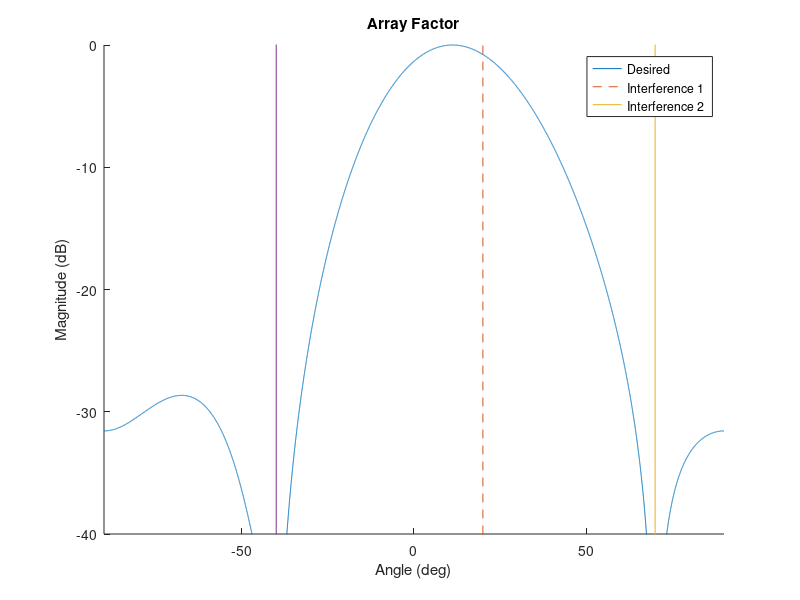
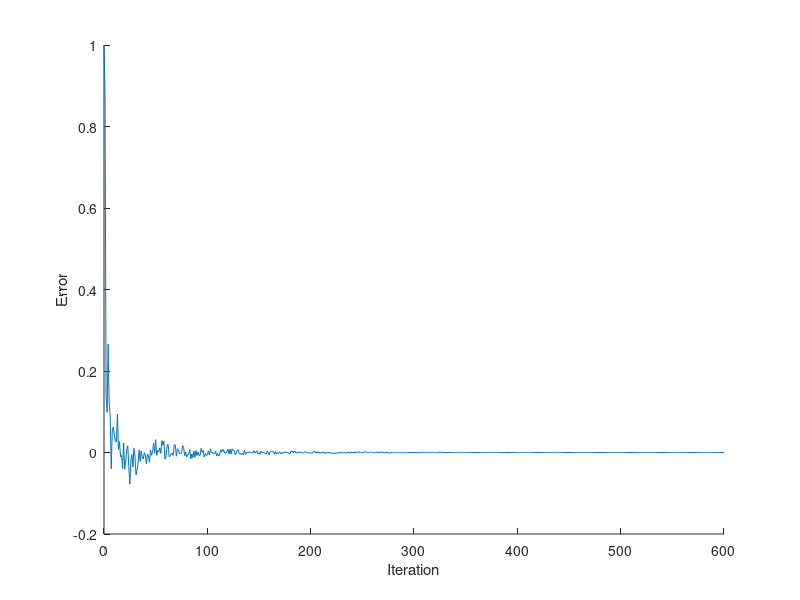
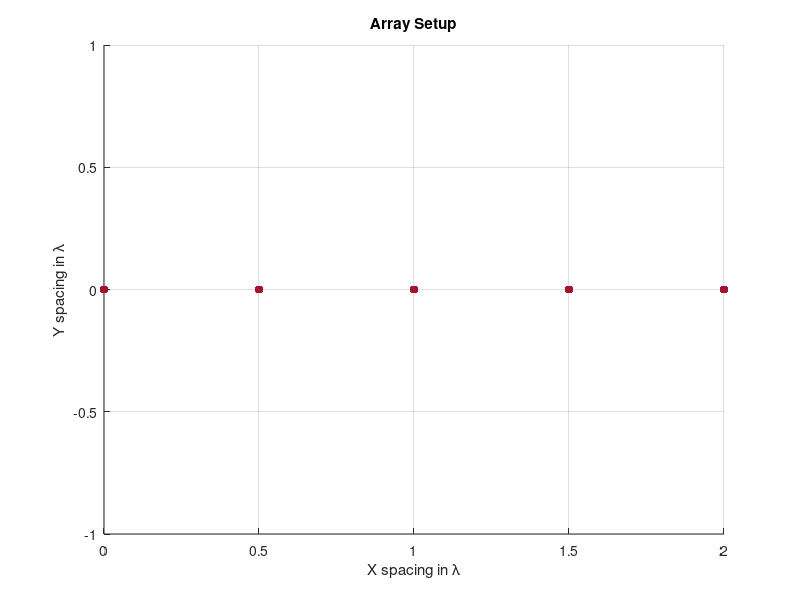
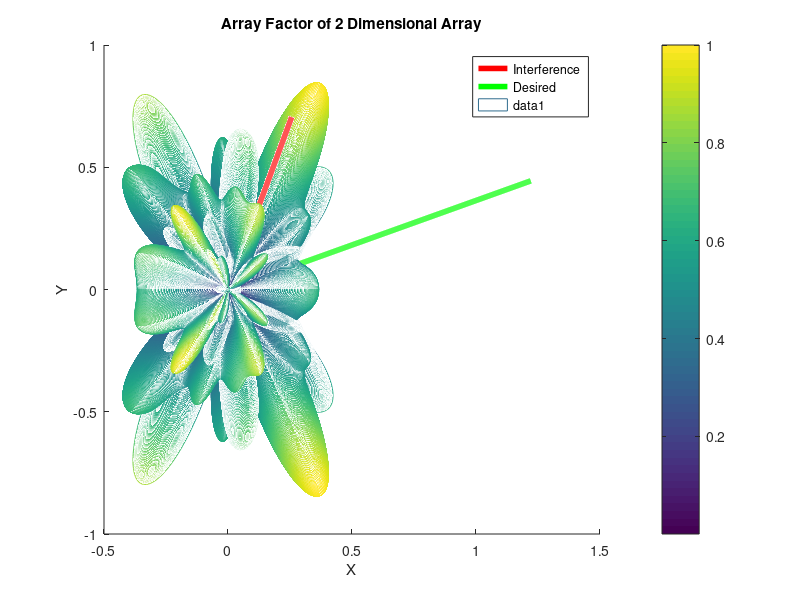

The MATLAB script that drew these images, in order:
close all;
clear all;

%% Parameters
d = 0.5; % Spacing between elements
N = 4; % Number of antenna elements
res = 10000; % Number of steps
M = 600; % Loop iterations

lambda = 0.99; % Forgetting factor

n = 0:N-1;

angle_d = 20; % Desired signal angle in degrees
angle_I1 = 70; % First interfernace signal angle in degrees
angle_I2 = -40; % Second interfernace signal angle in degrees

% Converting angles from degrees to radians
angle_d = deg2rad(angle_d);
angle_I1 = deg2rad(angle_I1);
angle_I2 = deg2rad(angle_I2);


%% Desired Signal
Ts = 1e-3; % Sampling frequency
t = 0:res-1; % Samples
A = 1; % Amplitude

S = A * cos(2 * pi * t * Ts); % Desired signal


%% Interferance Signals

AI1 = 5; % Amplitude of the first interferance angle
AI2 = 5; % Amplitude of the second interferance angle

I1 = AI1 * rand(1, res) - 0.5 * AI1; % Interferance signal 1
I2 = AI2 * rand(1, res) - 0.5 * AI2; % Interferance Signal 2


%% Steering Vectors

a_d =  exp(-1j * 2 * pi * d * n' * sin(angle_d)); % Desired direction
a_i1 = exp(-1j * 2 * pi * d * n' * sin(angle_I1)); % Interferance direction
a_i2 = exp(-1j * 2 * pi * d * n' * sin(angle_I2)); % Interferance direction


%% Creating Recieved Signals

SNR = 100; % Signal to noise ratio of random added noise

NOISE = awgn(ones(N, res), SNR) - 1; % Added noise for each element

x_d  = a_d  * S;
x_i1 = a_i1 * I1;
x_i2 = a_i2 * I2;

x = x_d + x_i1 + x_i2 + NOISE;

%% RLS Algorithm

% Finding the covariance matrix of x for starting point
P = inv(cov(x(:, :)'));
P_n = zeros(N); % Next P

e = zeros(1, M); % Errors
g = 0; % Kalman gain
w = zeros(N, 1); % element weights

space_scalar = round(res / (M+1)) - 1; % Evenly spaced samples


for i = 0:M
    k = i * space_scalar + 1; % Sample number
    e(i + 1) =  S(k) - x(:, k)' * w; % Error Calculation
    g = P * x(:, k) / (lambda + x(:, k)' * P * x(:,k)); % Kalman gain
    P_n = (P - g * x(:, k)' * P) / lambda; % Next R_inv
    w = w + e(i + 1) * g; % Updating weights
   	P = P_n;
end

theta = linspace(-pi / 2, pi / 2, res);

AF = w' * exp(-1j * 2 * pi * d * n' * sin(theta));
AF = AF / max(abs(AF));
AF_dB = mag2db(abs(AF));

figure; hold on; % Plotting array factor
plot(rad2deg(theta), AF_dB);
title('Array Factor');
xlabel('Angle (deg)');
ylabel('Magnitude (dB)');
ylim([-40, 0]);
xlim([-90, 90]);
plot([rad2deg(angle_d), rad2deg(angle_d)], [-1000, 1000], '--');
plot([rad2deg(angle_I1), rad2deg(angle_I1)], [-1000, 1000]);
plot([rad2deg(angle_I2), rad2deg(angle_I2)], [-1000, 1000]);
legend('Desired', 'Interference 1', 'Interference 2');
hold off;

figure; hold on; % Plotting error over time
plot(0:M, e);
xlabel('Iteration');
ylabel('Error');
hold off;






%% 2-D Array
clear all;

%% Parameters
d = 0.5; % Spacing between elements
N = 7; % Number of antenna elements
M = 5;
res = 1000; % Number of steps
iter = 800; % Loop iterations

lambda = 0.99; % Forgetting factor

n = 0:N-1;
m = 0:M-1;

theta_d = 20; % Desired signal angle in degrees
theta_I1 = 70; % First interfernace signal angle in degrees

phi_d = 30;
phi_I1 = 60;

% Converting angles from degrees to radians
theta_d = deg2rad(theta_d);
theta_I1 = deg2rad(theta_I1);

phi_d = deg2rad(phi_d);
phi_I1 = deg2rad(phi_I1);




%% Desired Signal
Ts = 1e-3; % Sampling frequency
t = 0:res-1; % Samples
A = 1; % Amplitude

S = A * cos(2 * pi * t * Ts); % Desired signal


%% Interferance Signals

AI1 = 20; % Amplitude of the first interferance angle

I1 = AI1 * rand(1, res) - 0.5 * AI1; % Interferance signal 1



%% Steering Vectors

a_d_b =  exp(-1j * 2 * pi * d * n' * cos(theta_d)) * ...
    exp(-1j * 2 * pi * d * m' * cos(phi_d))'; % Desired direction
a_i1_b = exp(-1j * 2 * pi * d * n' * cos(theta_I1)) * ...
    exp(-1j * 2 * pi * d * m' * cos(phi_I1))'; % Interferance direction

a_d = zeros(N*M, 1);
a_i1 = zeros(N*M, 1);


for i = 0:N-1
    a_d(i * M + 1:(i + 1) * M) = a_d_b(i + 1, :);
    a_i1(i * M + 1:(i + 1) * M) = a_i1_b(i + 1, :);
    
    
end


%% Creating Recieved Signals

SNR = 120; % Signal to noise ratio of random added noise

NOISE = awgn(ones(N * M, res), SNR) - 1; % Added noise for each element

x_d  = a_d  * S;
x_i1 = a_i1 * I1;


x = x_d + x_i1 + NOISE;

%% RLS Algorithm

% Finding the covariance matrix of x for starting point
P = inv(cov(x(:, :)'));
P_n = zeros(N); % Next P

e = zeros(1, iter); % Errors
g = 0; % Kalman gain
w = zeros(N * M, 1); % element weights

space_scalar = round(res / (iter+1)) - 1; % Evenly spaced samples


for i = 0:iter
    k = i * space_scalar + 1; % Sample number
    e(i + 1) =  S(k) - x(:, k)' * w; % Error Calculation
    g = P * x(:, k) / (lambda + x(:, k)' * P * x(:,k)); % Kalman gain
    P_n = (P - g * x(:, k)' * P) / lambda; % Next R_inv
    w1 = w + e(i + 1) * g; % Updating weights
   	P = P_n;
end

theta = linspace(-pi, pi, res);
phi = linspace(-pi, pi, res);

[phi,theta]=meshgrid(phi,theta);
w = zeros(N, M);

for i = 0:N-1
    w(i + 1, :) = w1(i * M + 1:(i + 1) * M);
end

AF = zeros(res, res);
for i = 1:N
    for j = 1:M
        AF = AF + w(i, j) * exp(-1j * 2 * pi * d * (n(i) * cos(theta)...
            + m(j) * cos(phi)));
    end
end

AF = AF ./ max(max(AF));

[X,Y,Z]=sph2cart(theta,phi,abs(AF));
[Xi1, Yi1, Zi1] = sph2cart(theta_I1, phi_I1, linspace(0, 1.5, res));
[Xd, Yd, Zd] = sph2cart(theta_d, phi_d, linspace(0, 1.5, res));


width = 4;

C = sqrt(X.^2 + Y.^2 + Z.^2);
C = C / max(max(C));

figure; hold on;
title('Array Setup');

for i = 0:N-1
   scatter3((0:(M-1)) * d, zeros(1, M), i * d * ones(1, M), 'filled'); 
end
grid on;
xlabel('X spacing in \lambda');
ylabel('Y spacing in \lambda');
zlabel('Z spacing in \lambda');

hold off;


figure; hold on;
title('Array Factor of 2 Dimensional Array');
xlabel('X');
ylabel('Y');
zlabel('Z');
plot3(Xi1, Yi1, Zi1, 'LineWidth', width, 'Color', 'r');
plot3(Xd, Yd, Zd, 'LineWidth', width, 'Color', 'g');
mesh(X,Y,Z, C);
legend('Interference', 'Desired');
colorbar;
hold off;



